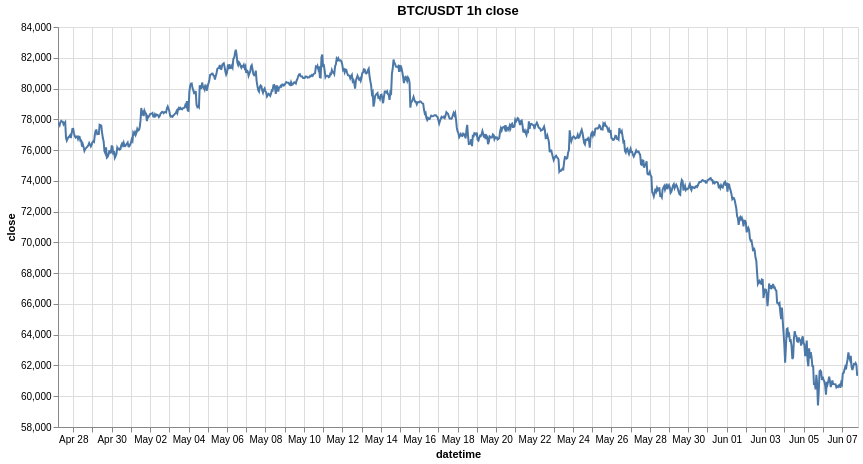

This figure's notebook cell:
### Code cell
# 2. Skapa interaktiv graf med Altair
chart = alt.Chart(df).mark_line().encode(
    x=alt.X('timestamp:T', title='datetime', axis = alt.Axis(format='%b %d', tickCount='day')),
    y=alt.Y('close:Q', title='close', scale=alt.Scale(zero=False)),
    tooltip=['timestamp', 'close']
).properties(
    title='BTC/USDT 1h close',
    width=800,
    height=400
).interactive() # .interactive() ger dig zoom och pan

chart.show()

### Figure 1 — Vega-Lite specification as saved in the notebook (floating-point values rounded to 4 significant figures; data arrays with more than 128 entries replaced by an {"elided": "..."} marker saying what was removed)
{"config": {"view": {"continuousWidth": 300, "continuousHeight": 300}}, "data": {"name": "data-c88ee3f54fc49904bfc1b0daf0619c97"}, "mark": {"type": "line"}, "encoding": {"tooltip": [{"field": "timestamp", "type": "temporal"}, {"field": "close", "type": "quantitative"}], "x": {"axis": {"format": "%b %d", "tickCount": "day"}, "field": "timestamp", "title": "datetime", "type": "temporal"}, "y": {"field": "close", "scale": {"zero": false}, "title": "close", "type": "quantitative"}}, "height": 400, "params": [{"name": "param_1e9efca18e7a2868", "select": {"type": "interval", "encodings": ["x", "y"]}, "bind": "scales"}], "title": "BTC/USDT 1h close", "width": 800, "$schema": "https://vega.github.io/schema/vega-lite/v6.4.1.json", "datasets": {"data-c88ee3f54fc49904bfc1b0daf0619c97": {"elided": "1000 records"}}}
